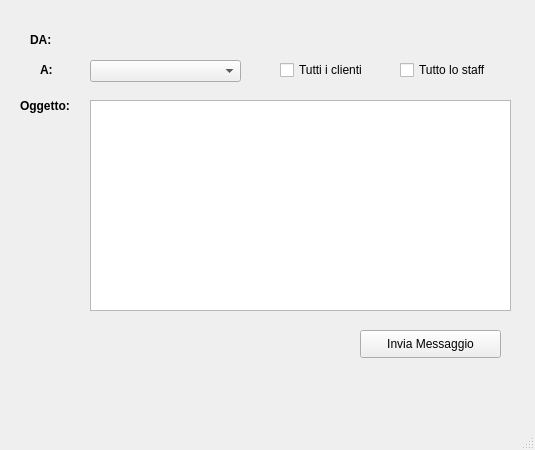
<?xml version="1.0" encoding="UTF-8"?>
<ui version="4.0">
 <class>MainWindow</class>
 <widget class="QMainWindow" name="MainWindow">
  <property name="geometry">
   <rect>
    <x>0</x>
    <y>0</y>
    <width>535</width>
    <height>450</height>
   </rect>
  </property>
  <property name="windowTitle">
   <string>MainWindow</string>
  </property>
  <widget class="QWidget" name="centralwidget">
   <widget class="QLabel" name="label">
    <property name="geometry">
     <rect>
      <x>40</x>
      <y>60</y>
      <width>31</width>
      <height>20</height>
     </rect>
    </property>
    <property name="font">
     <font>
      <bold>true</bold>
     </font>
    </property>
    <property name="text">
     <string>A:</string>
    </property>
   </widget>
   <widget class="QPushButton" name="pushButton">
    <property name="geometry">
     <rect>
      <x>360</x>
      <y>330</y>
      <width>141</width>
      <height>28</height>
     </rect>
    </property>
    <property name="text">
     <string>Invia Messaggio</string>
    </property>
   </widget>
   <widget class="QLabel" name="label_2">
    <property name="geometry">
     <rect>
      <x>30</x>
      <y>30</y>
      <width>41</width>
      <height>20</height>
     </rect>
    </property>
    <property name="font">
     <font>
      <bold>true</bold>
     </font>
    </property>
    <property name="text">
     <string>DA:</string>
    </property>
   </widget>
   <widget class="QLabel" name="label_3">
    <property name="geometry">
     <rect>
      <x>20</x>
      <y>90</y>
      <width>55</width>
      <height>31</height>
     </rect>
    </property>
    <property name="font">
     <font>
      <bold>true</bold>
     </font>
    </property>
    <property name="text">
     <string>Oggetto:</string>
    </property>
   </widget>
   <widget class="QComboBox" name="comboBox_2">
    <property name="geometry">
     <rect>
      <x>90</x>
      <y>60</y>
      <width>151</width>
      <height>22</height>
     </rect>
    </property>
   </widget>
   <widget class="QPlainTextEdit" name="plainTextEdit">
    <property name="geometry">
     <rect>
      <x>90</x>
      <y>100</y>
      <width>421</width>
      <height>211</height>
     </rect>
    </property>
    <property name="plainText">
     <string/>
    </property>
   </widget>
   <widget class="QLabel" name="label_4">
    <property name="geometry">
     <rect>
      <x>90</x>
      <y>30</y>
      <width>151</width>
      <height>21</height>
     </rect>
    </property>
    <property name="font">
     <font>
      <bold>true</bold>
     </font>
    </property>
    <property name="text">
     <string/>
    </property>
   </widget>
   <widget class="QCheckBox" name="chkClienti">
    <property name="geometry">
     <rect>
      <x>280</x>
      <y>60</y>
      <width>91</width>
      <height>20</height>
     </rect>
    </property>
    <property name="text">
     <string>Tutti i clienti</string>
    </property>
   </widget>
   <widget class="QCheckBox" name="chkStaff">
    <property name="geometry">
     <rect>
      <x>400</x>
      <y>60</y>
      <width>91</width>
      <height>20</height>
     </rect>
    </property>
    <property name="text">
     <string>Tutto lo staff</string>
    </property>
   </widget>
  </widget>
  <widget class="QMenuBar" name="menubar">
   <property name="geometry">
    <rect>
     <x>0</x>
     <y>0</y>
     <width>535</width>
     <height>22</height>
    </rect>
   </property>
  </widget>
  <widget class="QStatusBar" name="statusbar"/>
 </widget>
 <resources/>
 <connections/>
</ui>
